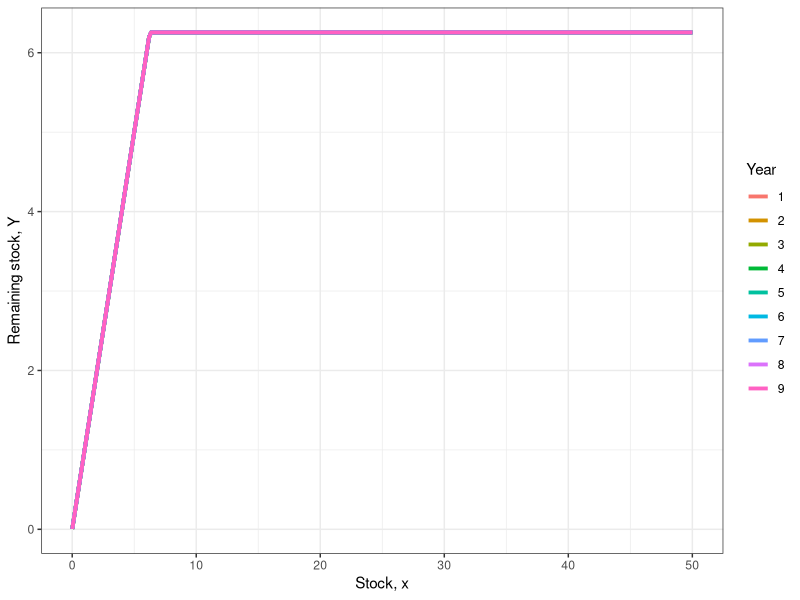
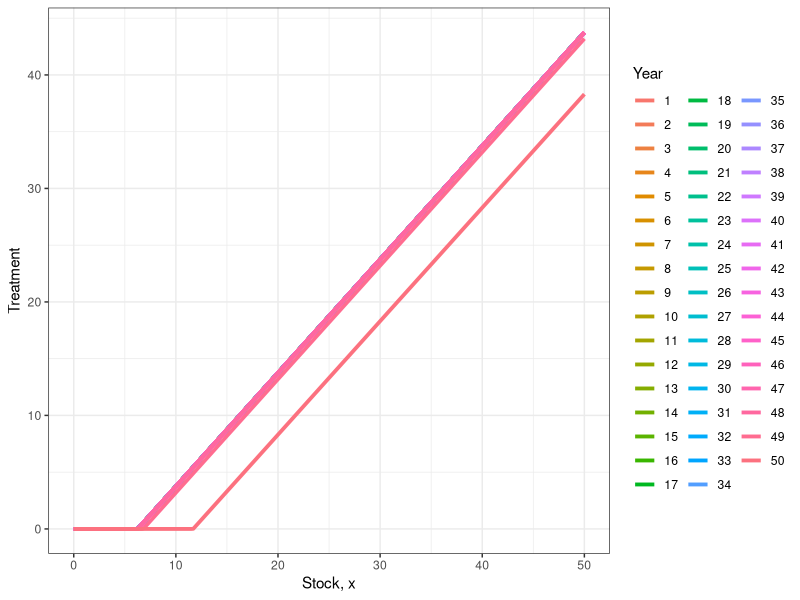
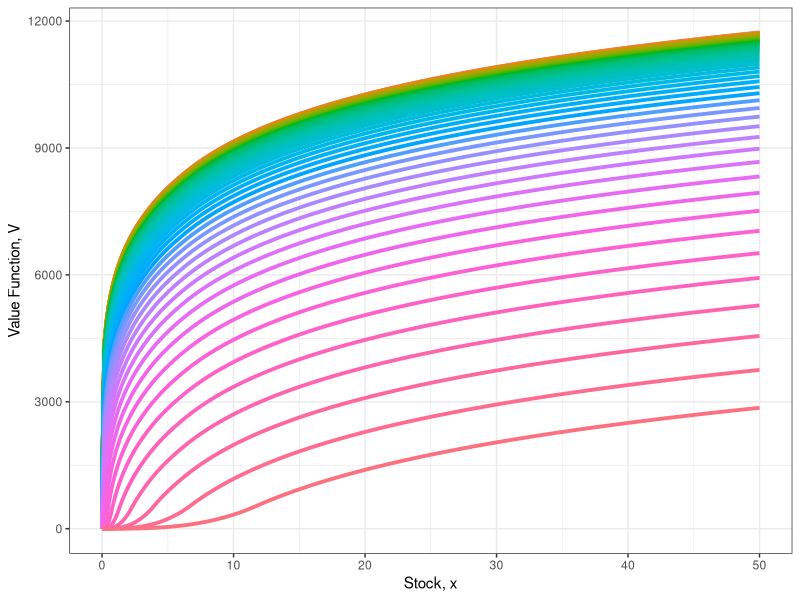
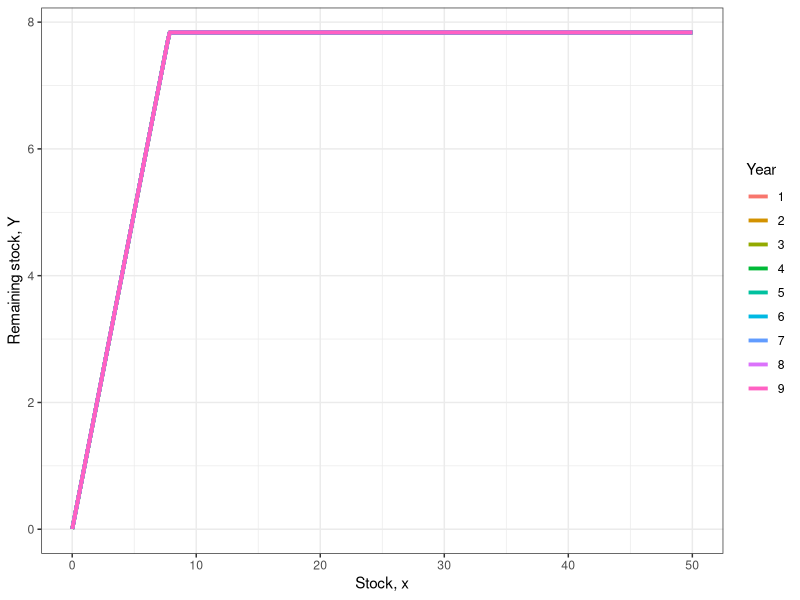
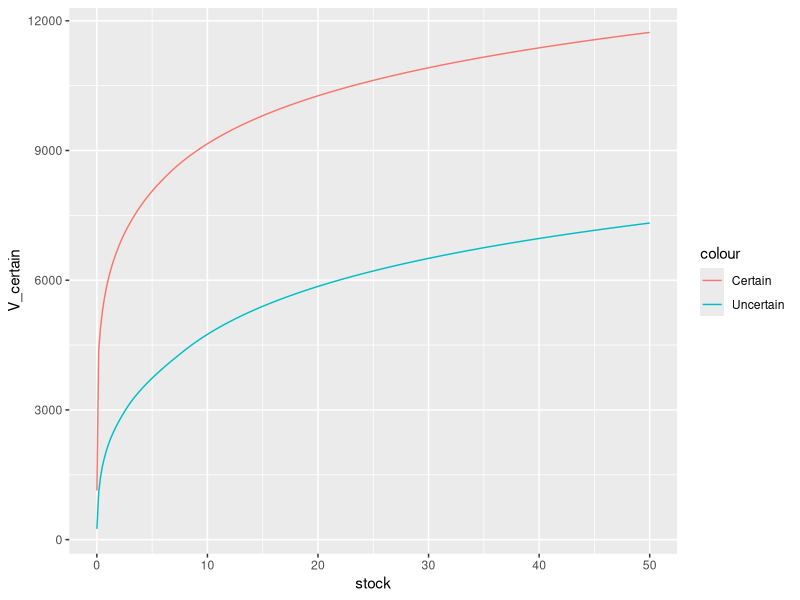
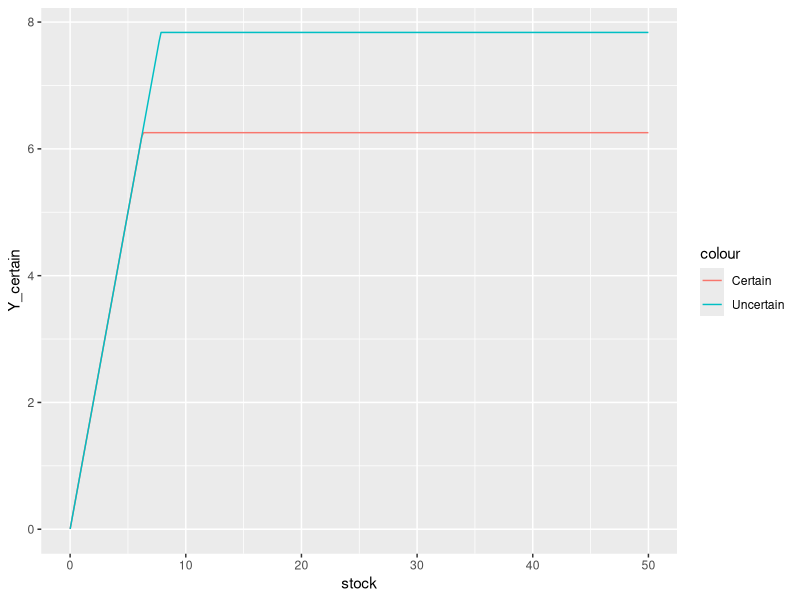

The R script that drew these images, in order:
rm(list = ls(all = TRUE)) 

library(ggplot2)   # Data visualization
library(tidyr)   # Tidy data management
library(dplyr)
library(cowplot)

### 0. Set parameters ####

magnitude = 100
magn_tweak = 3

sizex = magnitude*magn_tweak

graph = T

Horizon = 50

delta = .9
r = .8
K = 50
theta = 1600
beta = 1

small = K/10000

sgrid = seq(small, K, length.out = sizex)

### I. Certain case ####
### A. Define functions ####
growth = function(y){
  return(y + r*y*(1 - y/K))
}

current_payoff = function(y, s){
  z = (theta*(log(s) - log(y)) + beta/3*y^3)
  return(-z)
}

cost = function(x){
  return(theta/x)
}

damage = function(x){
  return(beta*x^2)
}

current_payoff_int = function(y,s){
z = integrate(cost, y, s) 
d = integrate(damage, 0, y)

return((z$value + d$value))
}

# Compare payoff functions : 
current_payoff(1,2)
current_payoff_int(1,2)

value = function(y, s, V){
  xnext = growth(y)
  Vnext = spline(x=sgrid,y=V,xout=xnext)
  out = (current_payoff_int(y, s) + delta*Vnext$y) 
  return(out)
}


### B. Set and do VFI #####
DFall = data.frame()
Vnext = vector()
V = seq(0,0,length.out=sizex)

# Check if value function works:
value(1,2,V)

for(t in Horizon:1)
{
  print(t)
  for(i in 1:sizex)
  {
    s = sgrid[i]
    guess = s/2 
    low = small/100 #lower bound on harvest
    high = s #upper bound on harvest
    Thing = optim(par=guess,
                  fn=value,
                  lower=low,
                  upper=high,
                  V=V,
                  s=s,
                  method='L-BFGS-B')
    hstar = Thing$par
    Vstar = Thing$value
    Vnext[i] = Vstar
    DFnow = data.frame(time=t,s=s,Y_star=hstar,Vstar=Vstar)
    DFall = bind_rows(DFall,DFnow)
  }
  V = Vnext
}

DFall = DFall %>% mutate(control = s - Y_star)

### C. Plot results #####
graph = T

Ph = DFall  %>% subset(time < 10) %>% ggplot() +
  geom_line(aes(x=s,y=Y_star,color=factor(time)),linewidth=1.3) +
  xlab("Stock, x") +
  ylab("Remaining stock, Y") +
  scale_color_discrete(name="Year") +
  theme_bw() #+
  #theme(legend.position = "none") +
  #ylim(c(0,100))
if(graph == T){
  Ph
}

Ph = DFall%>%  ggplot() +
  geom_line(aes(x=s,y=control,color=factor(time)),linewidth=1.3) +
  xlab("Stock, x") +
  ylab("Treatment") +
  scale_color_discrete(name="Year") +
  theme_bw() #+
#theme(legend.position = "none") +
#ylim(c(0,100))
if(graph == T){
  Ph
}


PV = ggplot(data=DFall) +
  geom_path(aes(x=s,y=Vstar,color=factor(time)),linewidth=1.3) +
  xlab("Stock, x") +
  ylab("Value Function, V") +
  scale_color_discrete(name="Year") +
  theme_bw()+ 
  theme(legend.position = "none") 
if(graph == T){
  PV
}

# Store policy function for comparison with uncertain case
Storage = DFall %>%
  subset(time==1) %>% 
  select(s, Vstar, Y_star)

### II. Uncertainty #####
# Set shock parameter and distribution
a = .75
p = 0.5

growth = function(y){
  return(y + r*y*(1 - y/K))
}
stoch_growth = function(y,z){
  w = (1-a)*z*growth(y) + (1+a)*(1-z)*growth(y)
  return(w)
}
values = data.frame()


current_payoff = function(y, s){
  z = (theta*(log(s) - log(y)) + beta/3*y^3)
  return(-z)
}

cost = function(x){
  return(theta/x)
}

damage = function(x){
  return(beta*x^2)
}

current_payoff_int = function(y,s){
  z = integrate(cost, y, s) 
  d = integrate(damage, 0, y)
  
  return((z$value + d$value))
}

# Compare payoff functions : 
current_payoff(1,2)
current_payoff_int(1,2)

value = function(y, s, V){
  xnext = (1-a)*growth(y)
  Vnext_b = spline(x=sgrid,y=V,xout=xnext)
  
  xnexta = (1+a)*growth(y)
  Vnext_a = spline(x=sgrid, y=V, xout=xnexta)
  
  out = (current_payoff_int(y, s) + delta*(p*Vnext_b$y + (1-p)*Vnext_a$y)) 
  return(out)
}

DFall = data.frame()
Vnext = vector()
V = seq(0,0,length.out=sizex)

for(t in Horizon:1)
{
  print(t)
  for(i in 1:sizex)
  {
    s = sgrid[i]
    guess = s/2 
    low = small/100 #lower bound on harvest
    high = s #upper bound on harvest
    Thing = optim(par=guess,
                  fn=value,
                  lower=low,
                  upper=high,
                  V=V,
                  s=s,
                  method='L-BFGS-B')
    hstar = Thing$par
    Vstar = Thing$value
    Vnext[i] = Vstar
    DFnow = data.frame(time=t,s=s,Y_star=hstar,Vstar=Vstar)
    DFall = bind_rows(DFall,DFnow)
  }
  V = Vnext
}

DFall = DFall %>% mutate(control = s - Y_star)

Storage = Storage %>% 
  mutate(V_uncertain = DFall %>% subset(time==1) %>% select(Vstar) %>% pull(),
         Y_uncertain = DFall %>% subset(time==1) %>% select(Y_star) %>% pull())
colnames(Storage) = c('stock', 'V_certain', 'Y_certain', 'V_uncertain', 'Y_uncertain')

Ph = DFall  %>% subset(time < 10) %>% ggplot() +
  geom_line(aes(x=s,y=Y_star,color=factor(time)),linewidth=1.3) +
  xlab("Stock, x") +
  ylab("Remaining stock, Y") +
  scale_color_discrete(name="Year") +
  theme_bw() #+
#theme(legend.position = "none") +
#ylim(c(0,100))

if(graph == T){
  Ph
}


Storage %>%
  ggplot(aes(x=stock))+
  geom_line(aes(y=V_certain, colour = 'Certain'))+
  geom_line(aes(y=V_uncertain, colour = 'Uncertain'))

Storage %>% 
  ggplot(aes(x=stock))+
  geom_line(aes(y=Y_certain, colour = 'Certain'))+
  geom_line(aes(y=Y_uncertain, colour = 'Uncertain'))

# Sensitivity analysis

params = expand.grid(r= c(.5, .6, .7, .8,.9),
delta = c(0.8, 0.85, .9, .95, .99),
a = c(.01, .3 ,.5, .7, .8, .99 ))
